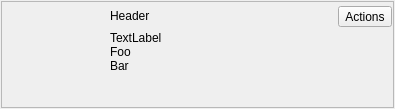
<?xml version="1.0" encoding="UTF-8"?>
<ui version="4.0">
 <class>ListWidget</class>
 <widget class="QWidget" name="ListWidget">
  <property name="geometry">
   <rect>
    <x>0</x>
    <y>0</y>
    <width>395</width>
    <height>109</height>
   </rect>
  </property>
  <property name="windowTitle">
   <string>Form</string>
  </property>
  <layout class="QHBoxLayout" name="horizontalLayout_3">
   <property name="spacing">
    <number>1</number>
   </property>
   <property name="margin">
    <number>1</number>
   </property>
   <item>
    <widget class="QFrame" name="box">
     <property name="frameShape">
      <enum>QFrame::StyledPanel</enum>
     </property>
     <property name="frameShadow">
      <enum>QFrame::Raised</enum>
     </property>
     <layout class="QHBoxLayout" name="horizontalLayout_2">
      <property name="spacing">
       <number>4</number>
      </property>
      <property name="leftMargin">
       <number>4</number>
      </property>
      <property name="topMargin">
       <number>4</number>
      </property>
      <property name="rightMargin">
       <number>1</number>
      </property>
      <property name="bottomMargin">
       <number>1</number>
      </property>
      <item>
       <widget class="QLabel" name="thumbnail">
        <property name="minimumSize">
         <size>
          <width>100</width>
          <height>100</height>
         </size>
        </property>
        <property name="maximumSize">
         <size>
          <width>10</width>
          <height>100</height>
         </size>
        </property>
        <property name="text">
         <string/>
        </property>
        <property name="alignment">
         <set>Qt::AlignCenter</set>
        </property>
       </widget>
      </item>
      <item>
       <layout class="QVBoxLayout" name="verticalLayout">
        <item>
         <layout class="QHBoxLayout" name="horizontalLayout">
          <item>
           <widget class="QLabel" name="header_label">
            <property name="sizePolicy">
             <sizepolicy hsizetype="Preferred" vsizetype="Fixed">
              <horstretch>0</horstretch>
              <verstretch>0</verstretch>
             </sizepolicy>
            </property>
            <property name="text">
             <string>Header</string>
            </property>
           </widget>
          </item>
          <item>
           <widget class="QToolButton" name="button">
            <property name="text">
             <string>Actions</string>
            </property>
            <property name="icon">
             <iconset resource="resources.qrc">
              <normaloff>:/res/down_arrow.png</normaloff>:/res/down_arrow.png</iconset>
            </property>
            <property name="popupMode">
             <enum>QToolButton::InstantPopup</enum>
            </property>
            <property name="toolButtonStyle">
             <enum>Qt::ToolButtonTextOnly</enum>
            </property>
           </widget>
          </item>
         </layout>
        </item>
        <item>
         <widget class="QLabel" name="body_label">
          <property name="sizePolicy">
           <sizepolicy hsizetype="Preferred" vsizetype="Expanding">
            <horstretch>0</horstretch>
            <verstretch>0</verstretch>
           </sizepolicy>
          </property>
          <property name="text">
           <string>TextLabel
Foo
Bar</string>
          </property>
          <property name="alignment">
           <set>Qt::AlignLeading|Qt::AlignLeft|Qt::AlignTop</set>
          </property>
          <property name="wordWrap">
           <bool>true</bool>
          </property>
         </widget>
        </item>
       </layout>
      </item>
     </layout>
    </widget>
   </item>
  </layout>
 </widget>
 <resources>
  <include location="resources.qrc"/>
 </resources>
 <connections/>
</ui>
